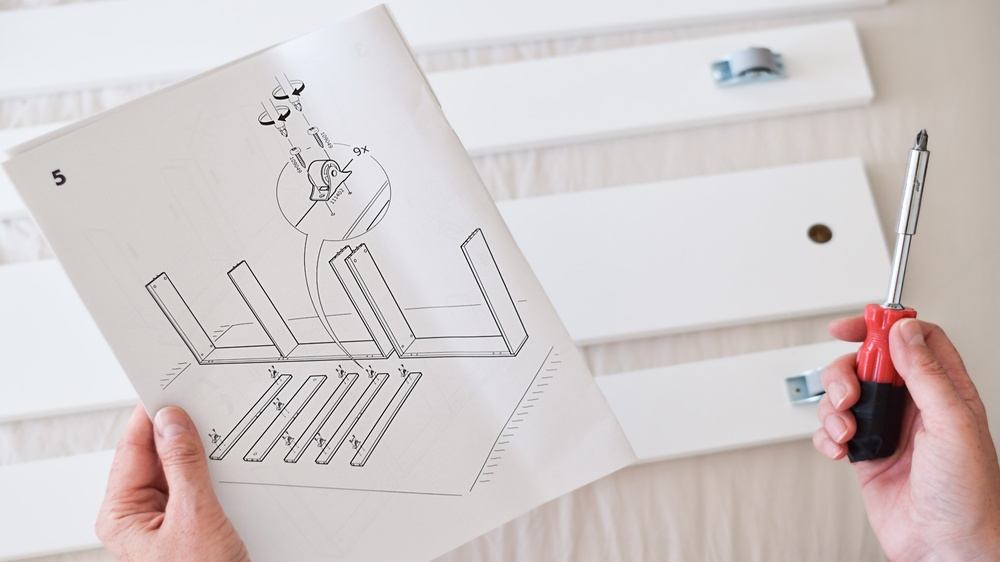
#> input picture modulos/Modulo_02/M2A1/1.jpeg, 1000 x 562 px, shrunk from 1920 x 1080 before the run
$ jupyter execute detecao_e_extracao_de_caracteristicas.ipynb   (shell and % lines are left out)
#> lines starting #> are read from the running program, lines starting #| are printed output that depends on the picture
# M2A1 - Detecção e Extração de Características

Na prática de hoje vamos utilizar [OpenCV](https://opencv.org/) para extrair características de imagens.

Esse notebook está estruturado da seguinte forma.

- Introdução
- Extração de Caracteísticas
- Próximos passos
- Atividade Complementares

## Introdução

Instalação para os que ainda não possuem a biblioteca instalada.

Importar as bibliotecas e Ler Imagens do Disco

[cell 1]
import numpy as np
import matplotlib.pyplot as plt
import cv2

[cell 2]
# TODO Atualize o path da imagem.
image = cv2.imread("1.jpeg")
#> image is the input picture: shape (562, 1000, 3); mean B, G, R 202.9, 203, 210.8

[cell 3]
plt.imshow(cv2.cvtColor(image, cv2.COLOR_BGR2RGB))

## Extração de Caracteísticas

Agora podemos criar o extrator e aplicar ele. Por exemplo o [SIFT](https://www.cs.ubc.ca/~lsigal/425_2024W1/ijcv04.pdf).

[cell 4]
# Criando o detector do SIFT.
sift = cv2.SIFT_create()

# Detectando os keypoints e calculando os descritores.
keypoints, descriptors = sift.detectAndCompute(image, None)
#> keypoints = 408 keypoints; strongest (x, y, size): (287, 97, 2.5), (272, 122, 2.5), (296, 92, 4.4), (282, 118, 4.4)

# Visualizando os ketypoints.
image_kp = cv2.drawKeypoints(image, keypoints, None, flags=cv2.DRAW_MATCHES_FLAGS_DRAW_RICH_KEYPOINTS)
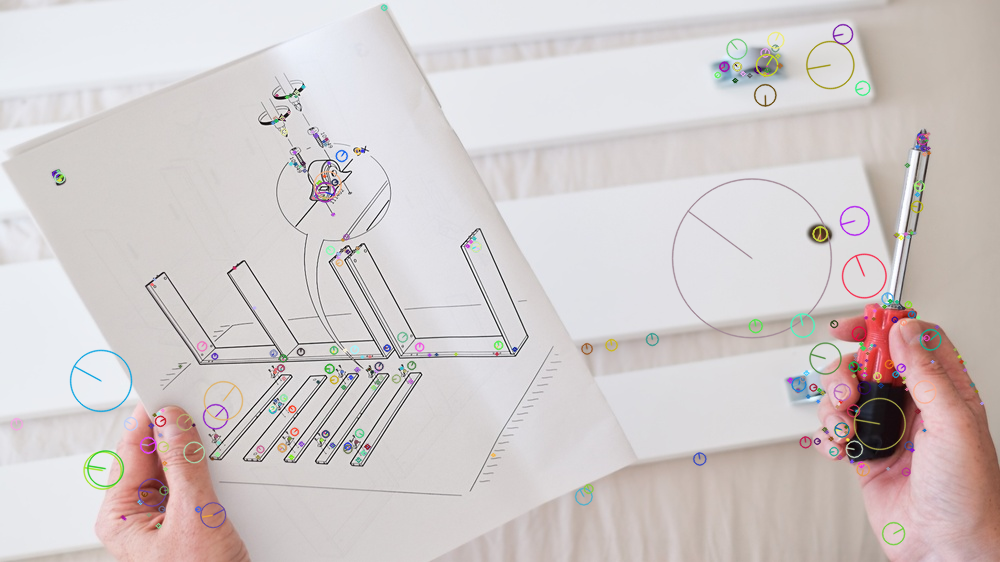
#> image_kp: shape (562, 1000, 3); mean B, G, R 202.1, 202.4, 209.9
plt.imshow(cv2.cvtColor(image_kp, cv2.COLOR_BGR2RGB))

OpenCV também implementa outros detectores como o [ORB](https://par.cse.nsysu.edu.tw/resource/paper/2016/161129/ORB-an%20efficient%20alternative%20to%20SIFT%20or%20SURF.pdf).

[cell 5]
# Criando o detector do ORB.
orb = cv2.ORB_create(30)

# Detectando os keypoints e calculando os descritores.
keypoints, descriptors = orb.detectAndCompute(image, None)
#> keypoints = 30 keypoints; strongest (x, y, size): (287, 96, 31), (273, 122, 31), (293, 93, 31), (293, 92, 37.2)

# Visualizando os keypoints.
image_kp = cv2.drawKeypoints(image, keypoints, None, flags=cv2.DRAW_MATCHES_FLAGS_DRAW_RICH_KEYPOINTS)
plt.imshow(cv2.cvtColor(image_kp, cv2.COLOR_BGR2RGB))

E assim terminamos a prática de hoje.

## Próximos Passos e Referências

Nas próximas práticas iremos utilizar essas características para encontrar correspondências em imagens.

Uma lista não exaustiva de referências segue:

- https://opencv.org/
- https://learnopencv.com/blogs/
- https://pyimagesearch.com/

## Atividades Complementares (Opicional)

- [ ] Leia a imagem e rode todos os comandos.
- [ ] Existe alguma forma de melhorar os resutlados do SIFT?
- [ ] Existem outros detectores já implementados pela OpenCV?

[cell 6]
image = cv2.imread("1.jpeg")
gray = cv2.cvtColor(image, cv2.COLOR_BGR2GRAY)
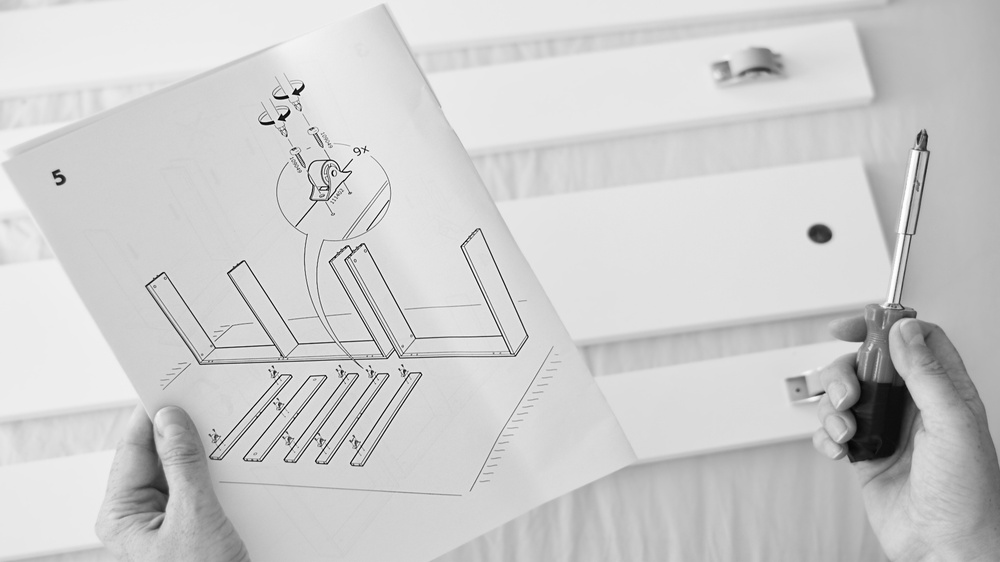
#> gray: shape (562, 1000); min 0, max 255, mean 205.3

[cell 7]
# Criando o detector do SIFT.
sift = cv2.SIFT_create()

# Detectando os keypoints e calculando os descritores.
keypoints, descriptors = sift.detectAndCompute(image, None)
#> keypoints = 408 keypoints; strongest (x, y, size): (287, 97, 2.5), (272, 122, 2.5), (296, 92, 4.4), (282, 118, 4.4)

# Visualizando os ketypoints.
image_kp = cv2.drawKeypoints(image, keypoints, None, flags=cv2.DRAW_MATCHES_FLAGS_DRAW_RICH_KEYPOINTS)
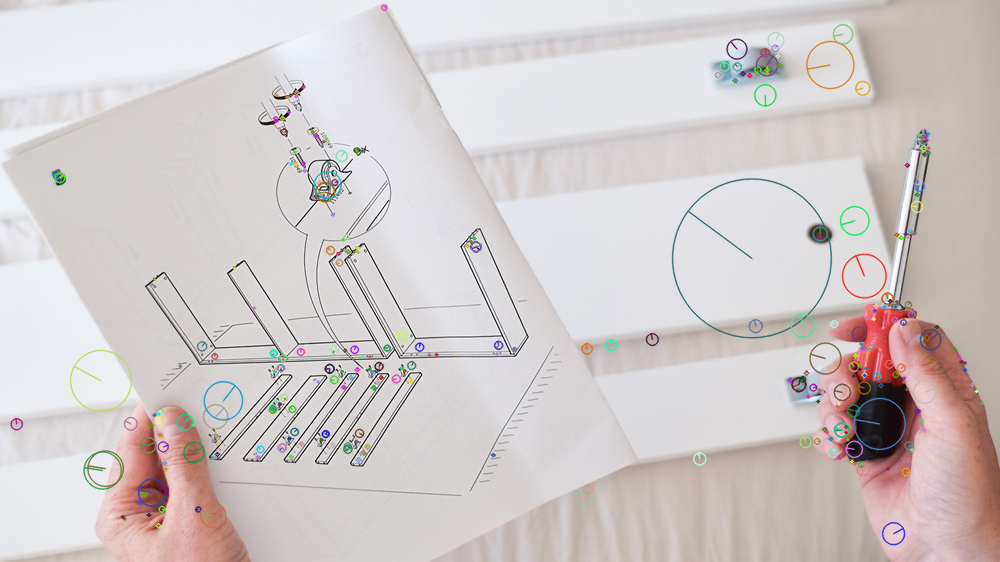
#> image_kp: shape (562, 1000, 3); mean B, G, R 201.9, 202.3, 209.5
plt.imshow(cv2.cvtColor(image_kp, cv2.COLOR_BGR2RGB))


# Criando o detector do ORB.
orb = cv2.ORB_create(30)

# Detectando os keypoints e calculando os descritores.
keypoints, descriptors = orb.detectAndCompute(image, None)
#> keypoints = 30 keypoints; strongest (x, y, size): (287, 96, 31), (273, 122, 31), (293, 93, 31), (293, 92, 37.2)

# Visualizando os keypoints.
image_kp = cv2.drawKeypoints(image, keypoints, None, flags=cv2.DRAW_MATCHES_FLAGS_DRAW_RICH_KEYPOINTS)
plt.imshow(cv2.cvtColor(image_kp, cv2.COLOR_BGR2RGB))
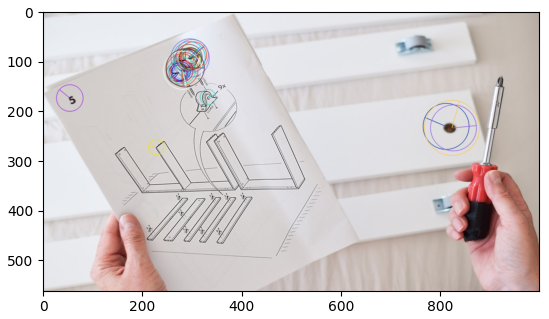
#> figure drawn by matplotlib, 1 panel

[X] Existe alguma forma de melhorar os resutlados do SIFT?

Aumentando o contraste com CLAHE, ajustando parâmetros do SIFT

[cell 8]
# 1. contraste local
clahe = cv2.createCLAHE(2.0, (8,8))
gray = clahe.apply(gray)
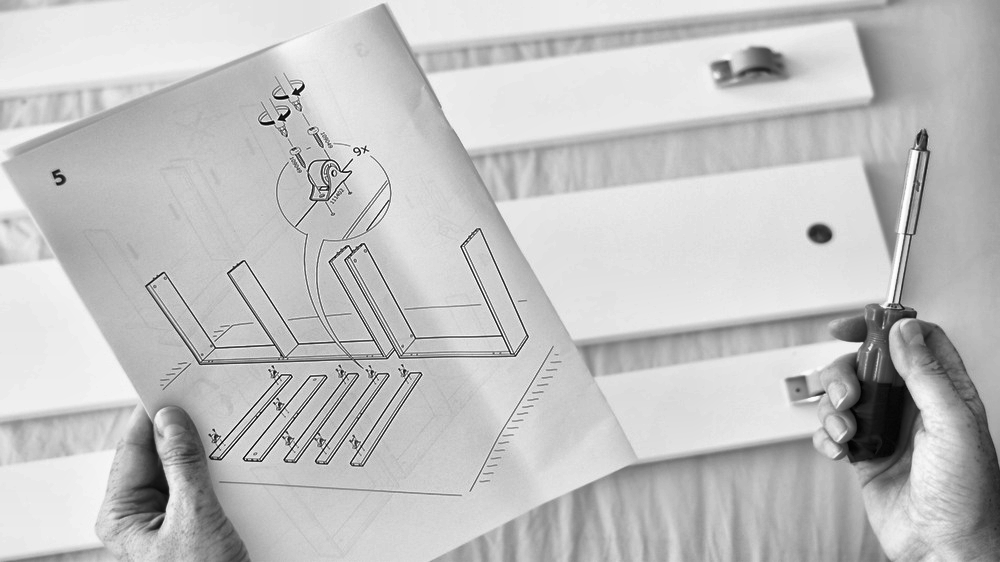
#> gray: shape (562, 1000); min 1, max 255, mean 193.7

# 2. redução de ruído antes do SIFT
gray = cv2.GaussianBlur(gray, (3,3), 0)

# 3. SIFT ajustado
sift = cv2.SIFT_create(
    contrastThreshold=0.02,
    edgeThreshold=10
)

keypoints, descriptors = sift.detectAndCompute(gray, None)
#> keypoints = 1476 keypoints; strongest (x, y, size): (879, 427, 51.3), (296, 92, 4.5), (282, 118, 4.4), (286, 97, 3)

img_kp = cv2.drawKeypoints(
    image,
    keypoints,
    None,
    flags=cv2.DRAW_MATCHES_FLAGS_DRAW_RICH_KEYPOINTS
)
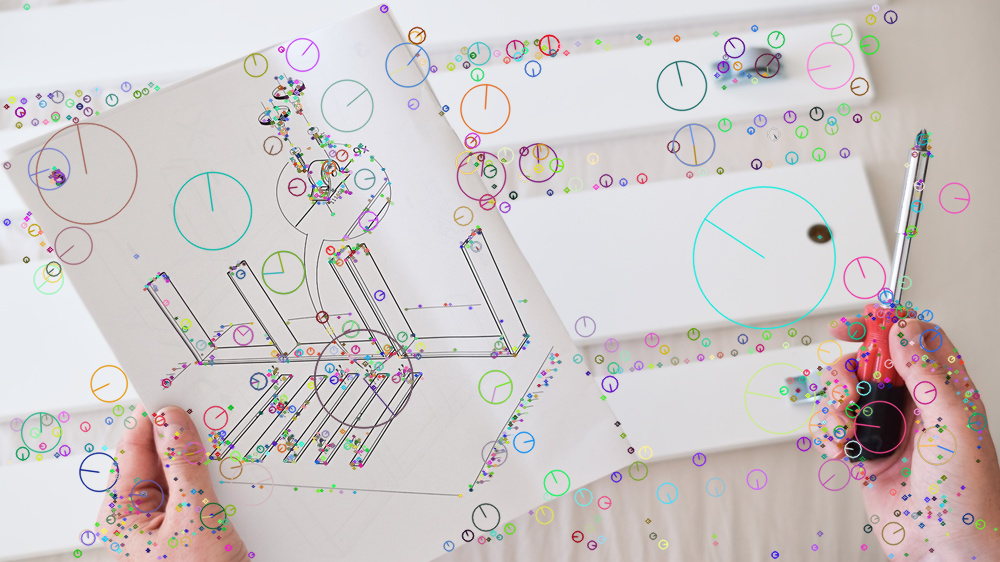
#> img_kp: shape (562, 1000, 3); mean B, G, R 199.8, 199.9, 206.9

plt.imshow(cv2.cvtColor(img_kp, cv2.COLOR_BGR2RGB))
plt.show()

- [X] Existem outros detectores já implementados pela OpenCV?

Aplicando SIFT, ORB e AKAZE na mesma imagem e desenhar os keypoints

[cell 9]
gray = cv2.cvtColor(image, cv2.COLOR_BGR2GRAY)

detectors = {
    "SIFT": cv2.SIFT_create(),
    "ORB": cv2.ORB_create(),
    "AKAZE": cv2.AKAZE_create()
}

fig, axes = plt.subplots(1, 3, figsize=(15, 5))

for ax, (name, detector) in zip(axes, detectors.items()):
    kp, des = detector.detectAndCompute(gray, None)
    img_kp = cv2.drawKeypoints(
        image, kp, None,
        flags=cv2.DRAW_MATCHES_FLAGS_DRAW_RICH_KEYPOINTS
    )

    ax.imshow(cv2.cvtColor(img_kp, cv2.COLOR_BGR2RGB))
    ax.set_title(f"{name} ({len(kp)} keypoints)")
    ax.axis("off")
#> this loop made 3 passes
#> pass 1, `img_kp = cv2.drawKeypoints( image, kp, None, flags=cv2.DRAW_MATCHES_FL..`:
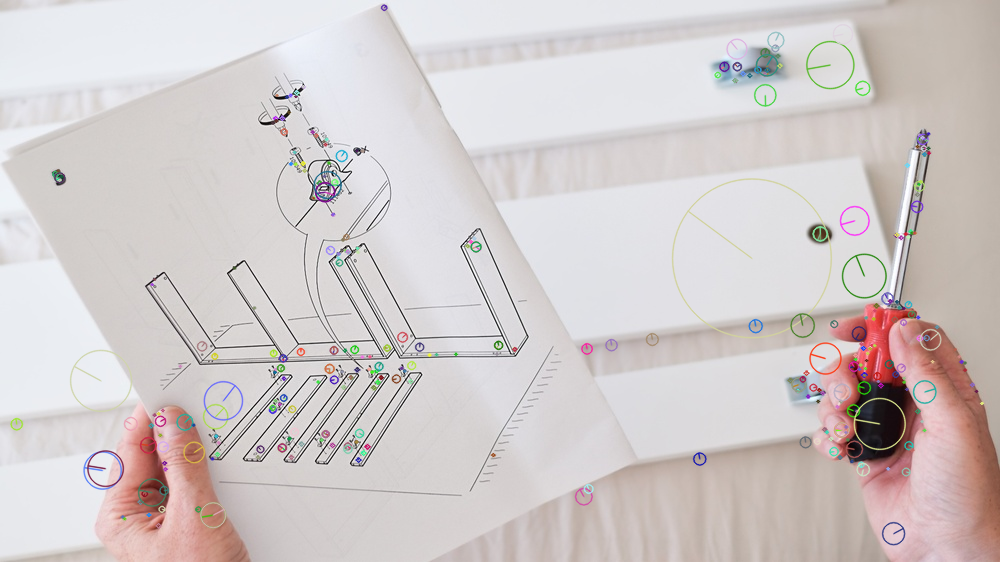
#> img_kp: shape (562, 1000, 3); mean B, G, R 202.2, 202.5, 209.8
#> pass 2, `img_kp = cv2.drawKeypoints( image, kp, None, flags=cv2.DRAW_MATCHES_FL..`:
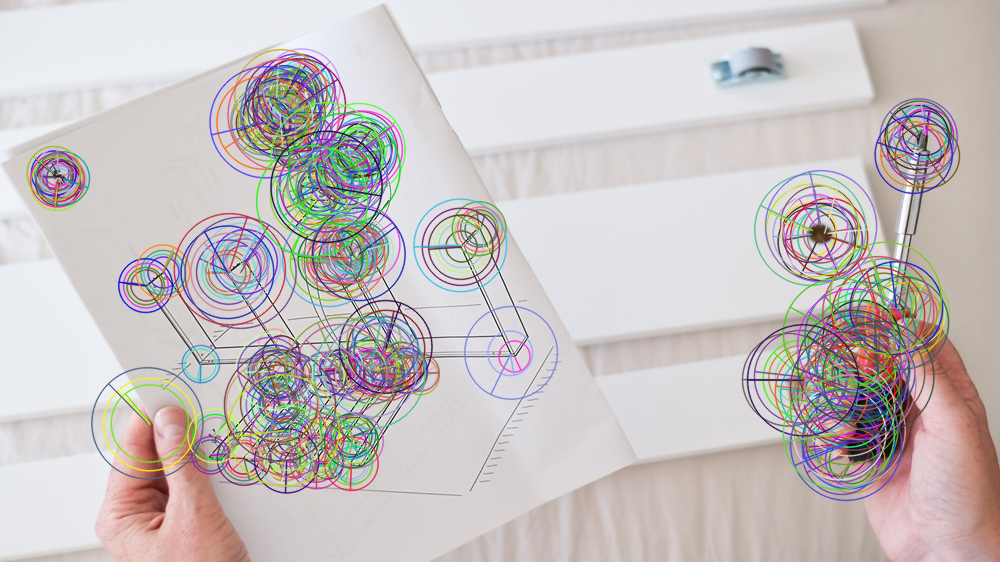
#> img_kp: shape (562, 1000, 3); mean B, G, R 193.7, 193.6, 200.3

plt.show()
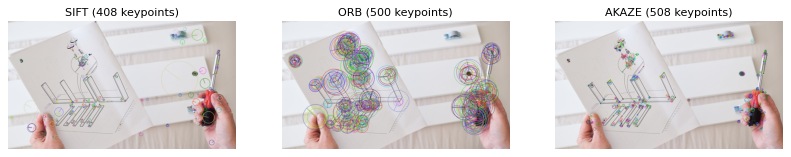
#> figure drawn by matplotlib, 3 panels
